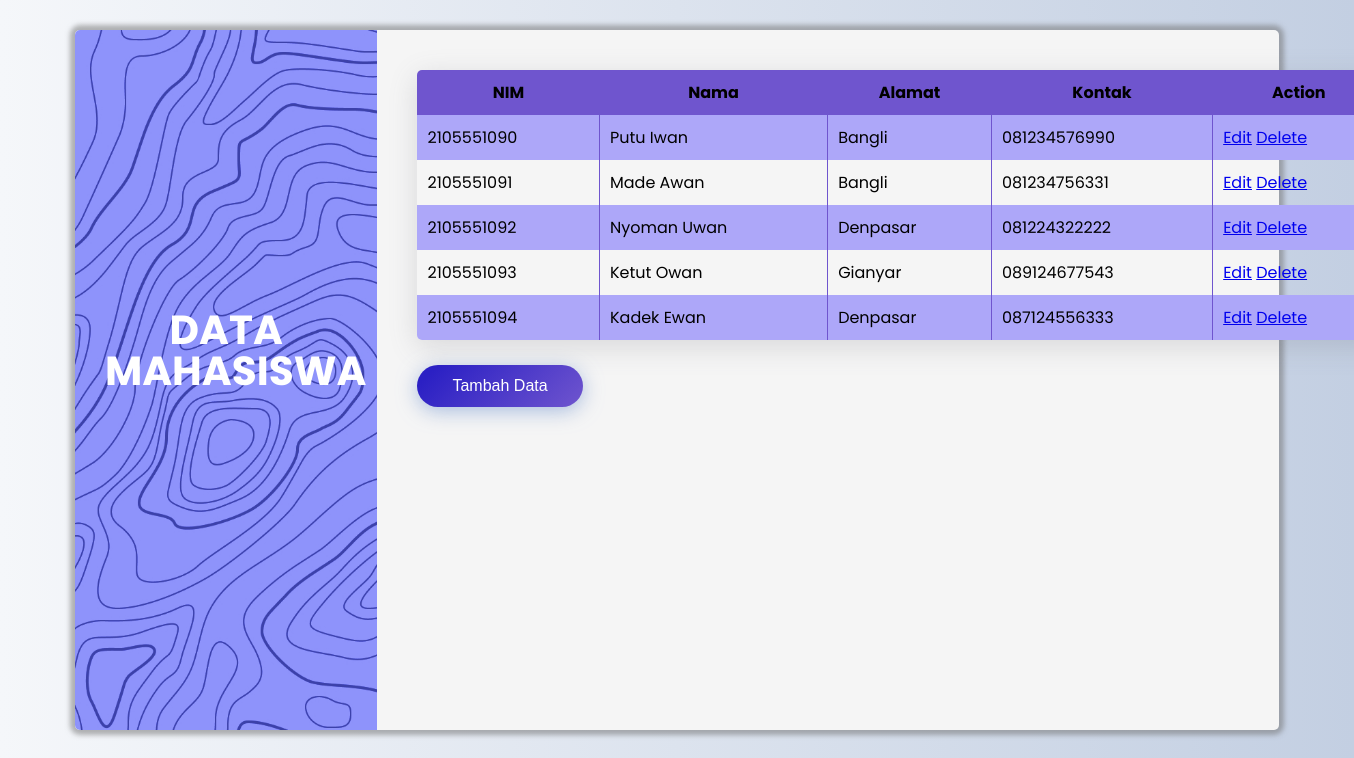
The page / on the database its author committed.
### tables this page shows
CREATE TABLE `mahasiswa` (
  `NIM` varchar(12) NOT NULL,
  `Namamhs` varchar(255) DEFAULT NULL,
  `Alamatmhs` varchar(255) DEFAULT NULL,
  `Kontakmhs` varchar(14) DEFAULT NULL,
  PRIMARY KEY (`NIM`)
);

### php/query.php (called while the page is built, shortened)
<?php
    $host = "localhost";
    $database = "prodi";
    $username = "root";
    $password = "";
    $conn = mysqli_connect($host, $username, $password, $database);
function query($query){
    global $conn;
    $sql = mysqli_query($conn, $query);
    $result = array();
    while ($data = mysqli_fetch_array($sql)){
        $result[] = $data;
    }
    return $result;
}
?>

### index.php (the view, shortened to what this page needs)
<?php
    include 'php/query.php';
    $result = query("SELECT * FROM mahasiswa");
?>
<!DOCTYPE html>
<html lang="en">
<head>
    <link rel="stylesheet" href="css/style.css">
</head>
<body>
    <div class="box-form">
        <div class="left">
            <div class="overlay">
                <h1>DATA MAHASISWA</h1>
            </div>
        </div>
        <div class="right">
            <div class="input-control">
            <center>
                <table class="table">
                <tr>
                    <th>NIM</th>
                    <th>Nama</th>
                    <th>Alamat</th>
                    <th>Kontak</th>
                    <th>Action</th>
                </tr>
                <?php
                    foreach ($result as $value) {
                ?>
                <tr>
                    <td> <?php echo $value["NIM"] ?> </td>
                    <td> <?php echo $value["Namamhs"] ?> </td>
                    <td> <?php echo $value["Alamatmhs"] ?> </td>
                    <td> <?php echo $value["Kontakmhs"] ?> </td>
                    <td>
                        <a href="php/edit.php?NIM=<?php echo $value['NIM'] ?>">Edit</a>
                        <a href="php/delete.php?NIM=<?php echo $value['NIM']; ?>">Delete</a>
                    </td>
                </tr>
                <?php
                    }
                ?>
                </table>
            </center>
            <a href="php/tambah.php">
            <br>
            <button> Tambah Data</button></a>
            </div>
        </div>
    </div>
</body>
</html>

### css/style.css (style rules this page uses)
body { background: linear-gradient(to right, #f5f7fa, #c3cfe2); background-size: cover; background-repeat: no-repeat; background-attachment: fixed; margin-top: 30px; font-family: 'Poppins', sans-serif; }
.box-form { margin: 0 auto; width: 90%; height: 700px; background: whitesmoke; border-radius: 5px; overflow: hidden; display: flex; flex: 1 1 100%; align-items: stretch; box-shadow: 0 0 5px 5px #70707085; }
.box-form div { height: auto; }
.box-form .left { color: #FFFFFF; background-size: cover; background-repeat: no-repeat; background-image: url("background.jpg"); overflow: hidden; }
.box-form .left .overlay { padding: 30px; height: 100%; background: #5961f9ad; overflow: hidden; box-sizing: border-box; }
.box-form .left .overlay h1 { font-size: 3vmax; line-height: 1; font-weight: 700; margin-top: 250px; margin-bottom: 20px; text-align: center; }
.box-form .right { padding: 40px; overflow: hidden; }
@media (max-width: 2000px) { .box-form .right { width: 100%; } }
.box-form .right button { color: #fff; font-size: 16px; padding: 12px 35px; border-radius: 50px; display: inline-block; border: 0; outline: 0; box-shadow: 0px 4px 20px 0px #7e9cd3a6; background-image: linear-gradient(135deg, #2b20c4 10%, #6f55ce 100%); }
.input-control { position: absolute; display: flex; flex-direction: column; }
.table { border-collapse: collapse; border-spacing: 0; width: 165%; box-shadow: rgba(100, 100, 111, 0.2) 0px 7px 29px 0px; overflow: hidden; border-radius: 5px; }
th { text-align: center; background-color: #6f55ce; padding: 10px; }
td { text-align: left; padding: 10px; border-left: 0.1rem solid #6f55ce; }
td:first-child, tr:first-child { border-left: none; }
tr:nth-child(even) { background-color: #ada7f9; }

### rows shown on the page
mahasiswa: NIM "2105551090", Namamhs "Putu Iwan", Alamatmhs "Bangli", Kontakmhs "081234576990"
mahasiswa: NIM "2105551091", Namamhs "Made Awan", Alamatmhs "Bangli", Kontakmhs "081234756331"
mahasiswa: NIM "2105551092", Namamhs "Nyoman Uwan", Alamatmhs "Denpasar", Kontakmhs "081224322222"
mahasiswa: NIM "2105551093", Namamhs "Ketut Owan", Alamatmhs "Gianyar", Kontakmhs "089124677543"
mahasiswa: NIM "2105551094", Namamhs "Kadek Ewan", Alamatmhs "Denpasar", Kontakmhs "087124556333"
